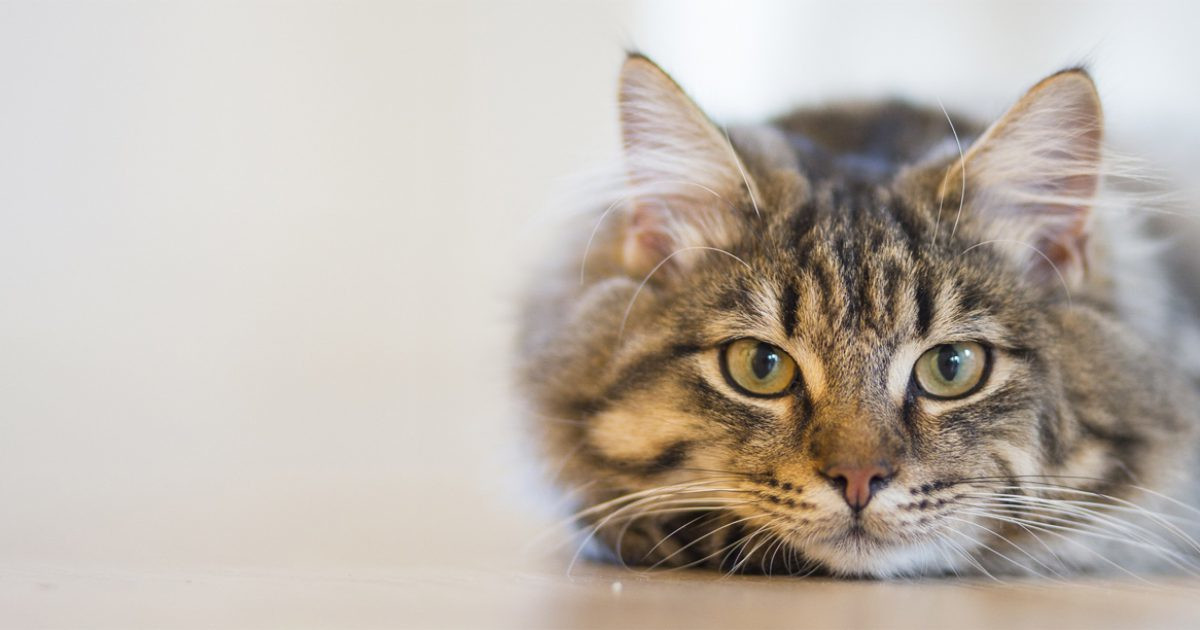
#> input picture cat.jpg, 1200 x 630 px
$ python 12_plotting_histogram.py
#> lines starting #> are read from the running program, lines starting #| are printed output that depends on the picture
import cv2 as cv
from matplotlib import pyplot as plt

img = cv.imread('cat.jpg')
#> img is the input picture: shape (630, 1200, 3); mean B, G, R 173.1, 181.9, 190.7
plt.hist(img.ravel(), 256, [0,256])
plt.show()
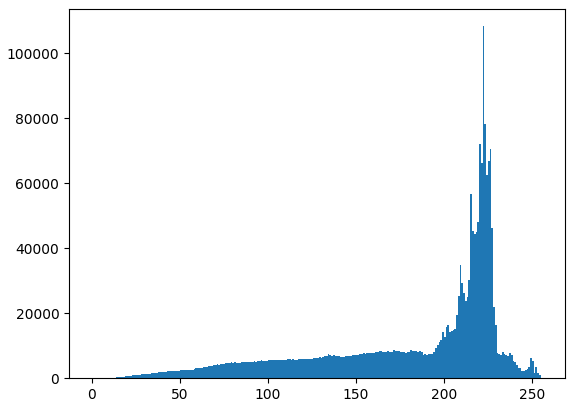
#> figure drawn by matplotlib, 1 panel; tallest bar 108406 high, from x = 222 to 223
